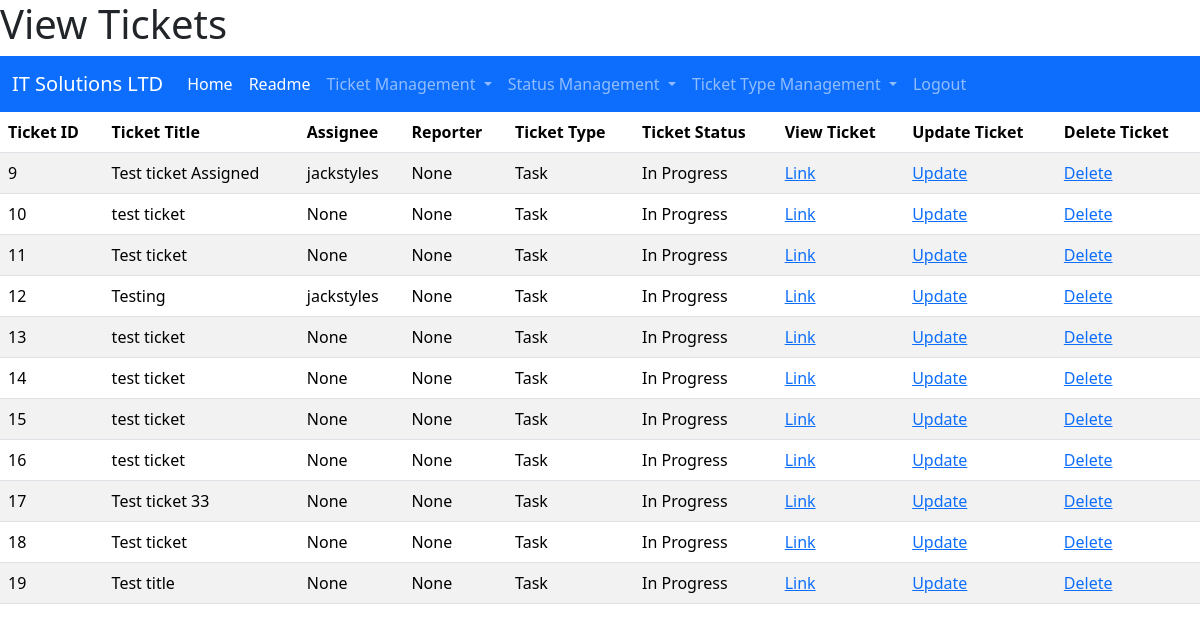
/view_tickets/ (signed in), run on an earlier commit of the app's database.
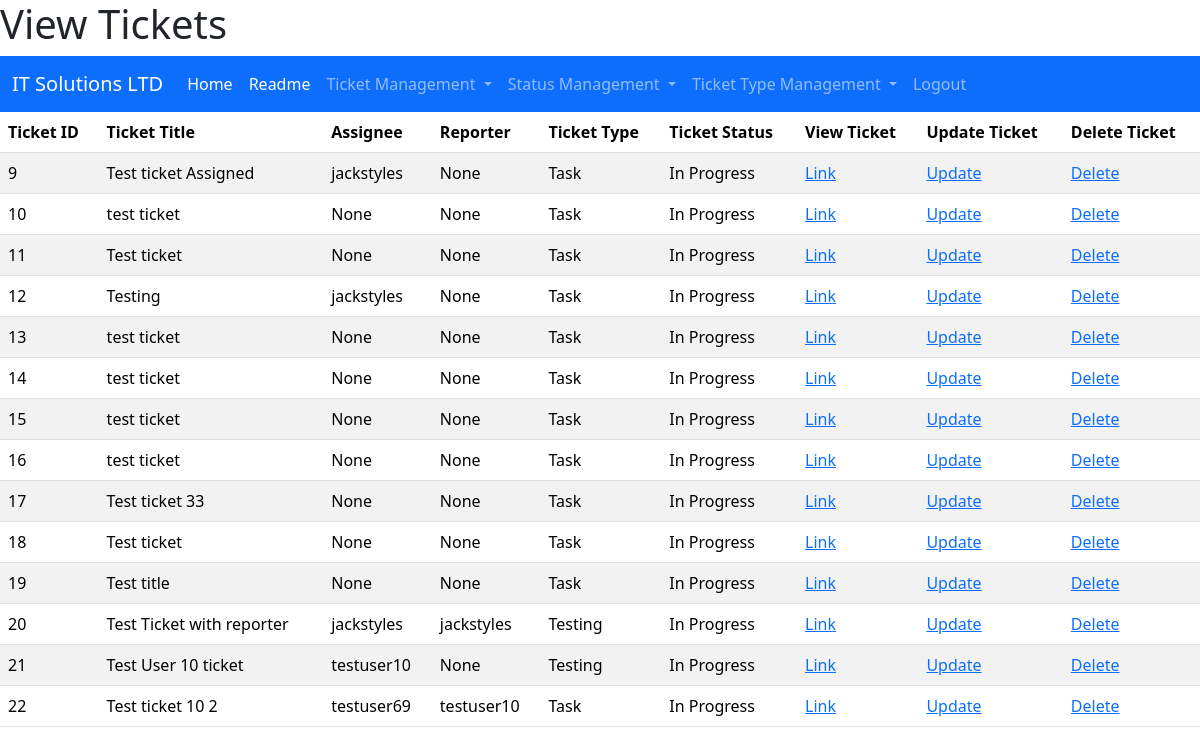
And on a later commit of the database.
### myapp/models.py (models this page shows)
class Ticket(models.Model):
    ticket_id = models.AutoField(primary_key=True, null=False)
    ticket_title = models.CharField(max_length=100, null=False)
    ticket_info = models.CharField(max_length=2000, blank=True, null=True)
    assignee = models.ForeignKey(User, blank=True, on_delete=models.CASCADE, null=True)
    status = models.ForeignKey(Status, on_delete=models.CASCADE, null=True)
    type = models.ForeignKey(TicketType, on_delete=models.CASCADE, null=True)
    date_reported = models.DateField(null=False)
    date_due = models.DateField(blank=True, null=True)
    reporter_id = models.PositiveIntegerField(null=False, default=0)

class TicketType(models.Model):
    type_name = models.CharField(max_length=20, null=False, primary_key=True)
    type_description = models.CharField(max_length=100, blank=True, null=True)
    reporter_id = models.PositiveIntegerField(null=False, default=0)
    def __str__(self):
        return self.type_name

class Status(models.Model):
    status_name = models.CharField(max_length=20, primary_key=True, null=False)
    status_description = models.CharField(max_length=100, blank=True, null=True)
    reporter_id = models.PositiveIntegerField(null=False, default=0)
    def __str__(self) -> str:
        return self.status_name

### myapp/views.py (the view)
# urls.py: path("view_tickets/", views.ViewTickets, name="View Tickets"),
@login_required(login_url="/login")
def ViewTickets(request):
    items = []
    for ticket in Ticket.objects.all():
        try:
            reporter = User.objects.get(id=ticket.reporter_id).username
        except:
            reporter = "None"
        can_update = can_user_update_ticket(request, ticket)
        items.append({"ticket": ticket, "reporter": reporter, "can_update": can_update})
    return render(request, "myapp/display_tickets.html", {"items": items})

### myapp/views.py (called while the page is built)
def can_user_update_ticket(request, ticket: Ticket) -> bool:
    try:
        return (
            request.user.id == ticket.reporter_id
            or request.user.is_superuser
            or request.user.id == ticket.assignee.id
        )
    except:
        return False

### myapp/templates/myapp/display_tickets.html (shortened to what this page needs)
{% extends "myapp/base.html" %}
{% block title %}
<h1>View Tickets</h1>
{% endblock %}
{% block content %}
    <table class="table table-striped">
        <thead>
            <tr>
                <th>Ticket ID</th>
                <th>Ticket Title</th>
                <th>Assignee</th>
                <th>Reporter</th>
                <th>Ticket Type</th>
                <th>Ticket Status</th>
                <th>View Ticket</th>
                <th>Update Ticket</th>
                {% if user.is_superuser %}
                <th> Delete Ticket</th>
                {% endif %}
            </tr>
        </thead>
        <tbody>
            {% for item in items %}
                <tr scope="row">
                    <td> {{item.ticket.ticket_id}} </td>
                    <td> {{item.ticket.ticket_title}} </td>
                    <td> {{item.ticket.assignee}} </td>
                    <td> {{item.reporter}} </td>
                    <td> {{item.ticket.type}} </td>
                    <td> {{item.ticket.status}} </td>
                    <td> <a href="/view_ticket/{{item.ticket.ticket_id}}"> Link </a> </td>
                    {% if item.can_update %}
                    <td> <a href="/update_ticket/{{item.ticket.ticket_id}}"> Update </a> </td>
                    {% else %}
                    <td>Cannot Update</td>
                    {% endif %}
                    {% if user.is_superuser %}
                    <td> <a href="/delete_ticket/{{item.ticket.ticket_id}}"> Delete </a> </td>
                    {% endif %}
                </tr>
            {% endfor %}
        </tbody>
    </table>
{% endblock %}

What changed in the data, as far as the page shows it:
added Ticket: ticket.ticket_id "20", ticket.ticket_title "Test Ticket with reporter", ticket.assignee "jackstyles", reporter "jackstyles", ticket.type "Testing", ticket.status "In Progress"
added Ticket: ticket.ticket_id "21", ticket.ticket_title "Test User 10 ticket", ticket.assignee "testuser10", reporter "None", ticket.type "Testing", ticket.status "In Progress"
added Ticket: ticket.ticket_id "22", ticket.ticket_title "Test ticket 10 2", ticket.assignee "testuser69", reporter "testuser10", ticket.type "Task", ticket.status "In Progress"
